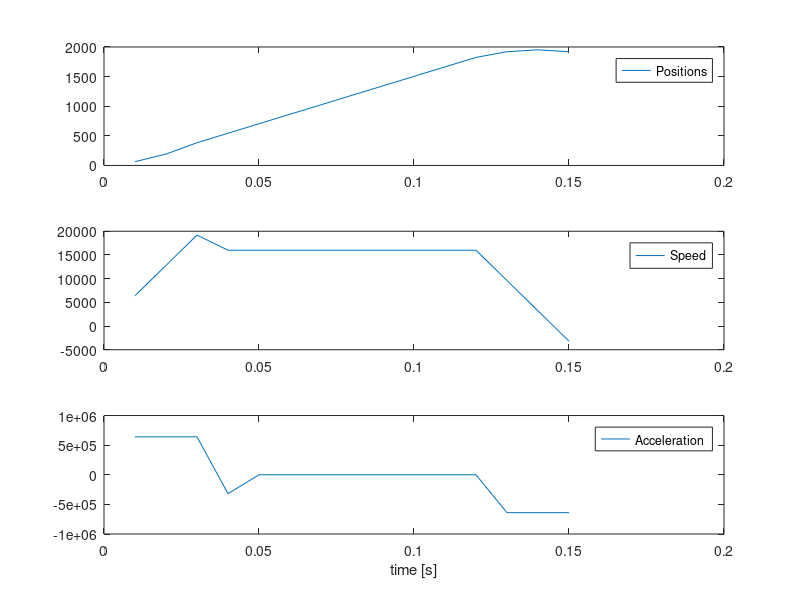

This figure's MATLAB source:
        clear all
        close all

        % Create positions for driving a dc-motor back and forth
        %Parametrar
        StartPos = 0
        MaxAcc = 10000*8^2; % Acceleration
        DeAcc = -10000*8^2; % Deacceleration
        MaxSpeed = 4000*2*2 ; % Max Speed
        
        h = 0.01; % SampleTime
        Gear_Reduction = 75/19;
        Gearbox_Ratio = 24/1*1/2.5
        Encoder = 128;
        Encoder_Counter = 4;
        Wheel_Circumference_mm = 42*pi;
        Wheel_Base_mm = 170;
        Nbr_Puls_Per_Turn = Encoder*Encoder_Counter*Gear_Reduction
        Nbr_Puls_Per_mm = Nbr_Puls_Per_Turn*Gearbox_Ratio/Wheel_Circumference_mm
        EndPos = 1*Nbr_Puls_Per_Turn;
        % Init
        BreakPos=0; 
        Position = StartPos;
        Speed = 0;
        OldSpeed = 0;
        n = 0;

        % Program
        if EndPos > StartPos
            while EndPos > Position && Speed >= 0
%            BreakTime = Speed/DeAcc; % Time for brake [Time = Speed/acc]
%            BreakPos = BreakTime * Speed/2;
            % Calculation
                if Speed < MaxSpeed & (Position  < EndPos + BreakPos)
                    Speed = OldSpeed + MaxAcc * h;
                    BreakPos = Speed*Speed/(2*DeAcc);
                elseif Position  >  EndPos + BreakPos
                    Speed = OldSpeed + DeAcc * h;
                else
                    Speed = MaxSpeed;
                end
                Position = Position + Speed * h;

                % save variable for plotting
                n = n + 1; 
                Pos(n) = Position;
                Sp(n) = Speed;
                Acc(n) = (Speed-OldSpeed)/h;

                % Uppdate OldSpeed
                OldSpeed = Speed;
            end
        end
        %else
%         EndPos = 0;
%         Speed = 0;
%             while Position > EndPos && Speed <= 0 
% %            BreakTime = Speed/DeAcc; % Time for brake [Time = Speed/acc]
% %            BreakPos = BreakTime * Speed/2;
%             % Calculation
%                 if Speed > -MaxSpeed & Position > (EndPos + BreakPos)
%                     Speed = (OldSpeed - MaxAcc * h);
%                     BreakPos = -Speed*Speed/(2*DeAcc);
%                 elseif Position < (EndPos + BreakPos)
%                     Speed = (OldSpeed - DeAcc * h);
%                 else
%                     Speed = -MaxSpeed;
%                 end
%                 Position = Position + Speed * h;
% 
%                 % save variable for plotting
%                 n = n + 1; 
%                 Pos(n) = Position;
%                 Sp(n) = Speed;
%                 Acc(n) = (Speed-OldSpeed)/h;
% 
%                 % Uppdate OldSpeed
%                 OldSpeed = Speed;
%             end            
    %     end

        %Plot
        subplot(3,1,1)
        plot((1:length(Pos))*h,Pos)
 %       axis([0 2.5 -500 5000]);
        legend('Positions')
        subplot(3,1,2)
        plot((1:length(Sp))*h,Sp)
  %      axis([0 2.5 0 2300]);
        legend('Speed')
        subplot(3,1,3)
        plot((1:length(Acc))*h,Acc)
   %     axis([0 2.5 -4500 5000]);
        legend('Acceleration')
        xlabel('time [s]');
        
        

fileID = fopen('positions.txt','w');
fprintf(fileID,'%d\n',round(Pos));
fclose(fileID);
        
